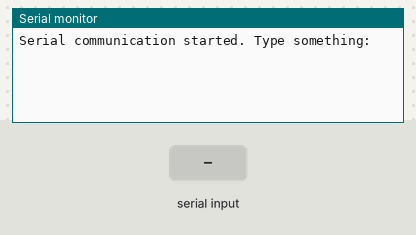
A sketch run on a simulated Arduino Uno, built with avr-gcc and run on an emulated ATmega328P. On the bench: the last lines printed to the serial monitor. The test bench sets the inputs (shaded band).

Above: at 1.2 s.
1.3 s: "1" received over Serial
At 3.5 s:
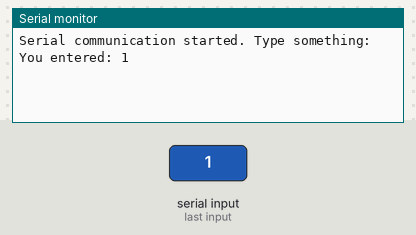
3.8 s: "0" received over Serial
At 5.2 s:
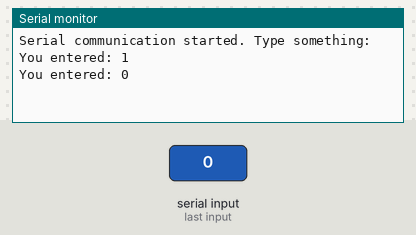
5.3 s: "2" received over Serial
At 7.8 s:
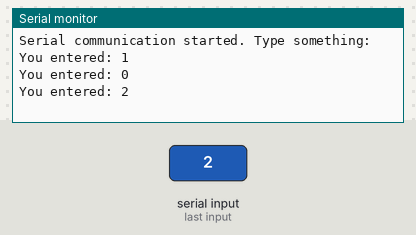

Measured:
- after the input at 1.3 s, the serial monitor: prints a new line after 1.0 s (image 1)
- after the input at 3.8 s, the serial monitor: prints a new line after 1.0 s (image 2)
- after the input at 5.3 s, the serial monitor: prints a new line after 1.0 s (image 3)

The sketch:

serial_comm.ino
```cpp
void setup() {
  Serial.begin(9600);
  Serial.println("Serial communication started. Type something:");
}

void loop() {
  if (Serial.available() > 0) {
    String incomingData = Serial.readString();

    Serial.print("You entered: ");
    Serial.println(incomingData);
  }
}
```
